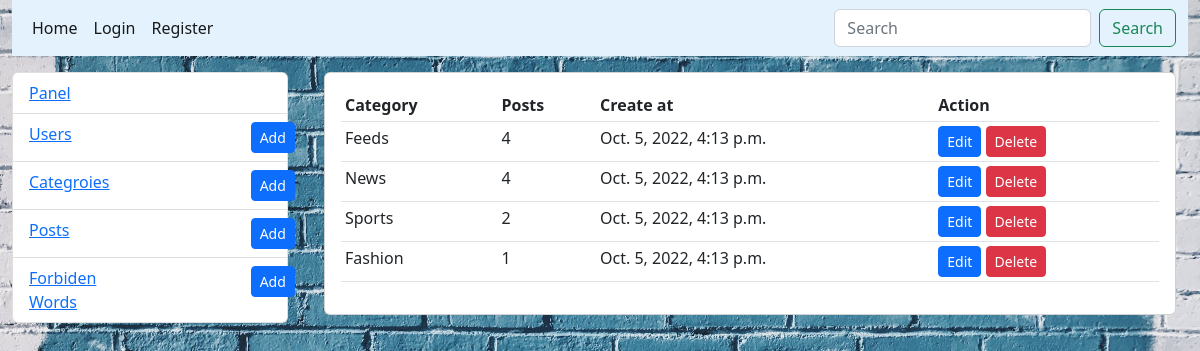
The page /manage/categories/ on the database its author committed.
### blog/models.py (models this page shows)
class Category(models.Model):
    name = models.CharField(max_length=60)
    created_at = models.DateTimeField(auto_now_add=True, blank=True, null=True)
    user = models.ManyToManyField(User, blank=True, null=True)
    def __str__(self):
        return self.name

### Admin/views.py (the view)
# urls.py: path('manage/categories/',categories),
def categories(request):
    categories = Category.objects.all()
    context = {
        'categories' : categories
    }
    return render(request,'categories.html',context)

### templates/categories.html
{% extends "adminpanel.html" %} {% block admin_content %}
<div class="container-fluid">
    <div class="card">
        <div class="card-body">
            <table class="table table-sm">
                <th>Category</th>
                <th>Posts</th>
                <th>Create at</th>
                <th>Action</th>
                {% for category in categories %} {% if category.id == request.category.id %}
                <tr class="bg-info">
                    {% else %}
                    <tr>
                        {% endif %}
                        <td>{{category.name}}</td>
                        <td>{{category.posts.count}}</td>
                        <td>{{category.created_at}}</td>
                        <td>
                            <a href="/manage/category/edit/form/{{category.id}}" class="btn  btn-sm btn-primary">Edit</a>
                            <a href="/manage/category/delete/{{category.id}}" class="btn  btn-sm btn-danger">Delete</a>
                        </td>
                    </tr>
                    {% endfor %}
            </table>
        </div>
    </div>
</div>
{% endblock admin_content %}

### static/css/styles.css (style rules this page uses)
body { background: url("/static/imgs/main-bg.jpeg"); color: white; background-position: center; background-repeat: no-repeat; background-size: cover; height: 100vh; color: darkblue; }

### rows shown on the page
Category: name "Feeds", posts.count "4", created_at "Oct. 5, 2022, 4:13 p.m."
Category: name "News", posts.count "4", created_at "Oct. 5, 2022, 4:13 p.m."
Category: name "Sports", posts.count "2", created_at "Oct. 5, 2022, 4:13 p.m."
Category: name "Fashion", posts.count "1", created_at "Oct. 5, 2022, 4:13 p.m."
